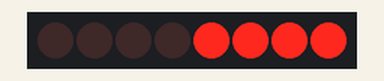
Recording of a sketch running on a simulated Arduino Uno, built with avr-gcc and run on an emulated ATmega328P. On the bench: 8 shift-register outputs drawn as a row of LEDs (first output left, lit = HIGH). Wiring (inferred from the names in the program): shift register (74HC595): data pin 12; shift clock pin 9; latch pin 11. Wiring (inferred from the signals the program sends): row of LEDs: on Q0, Q1, Q2, Q3, Q4, Q5, Q6, Q7.

Above: at 0.2 s.
At 1.7 s:
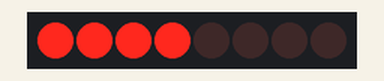
Timing chart, 0 to 3.0 s (numbered marks = the images above):
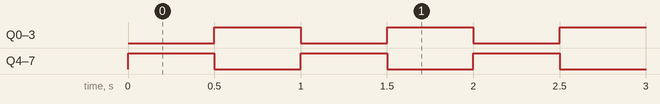

The sketch:

Lesson_46_and_47_-_Binary_Bit_Flipper_Using_74HC595.ino
```cpp
//We are Creating a Binary Bit Flipper
//Declaring Variables
int LATCH_PIN = 11;
int CLOCK_PIN = 9;
int DATA_PIN = 12;
int DELAY = 500;
byte LEDS = 0xF;
byte LEDS_FLIPPED;


void setup() {
  //Starting Serial Monitor
  Serial.begin(9600);

  //Starting Serial to Parallel Shift Register Pins
  pinMode(LATCH_PIN, OUTPUT);
  pinMode(CLOCK_PIN, OUTPUT);
  pinMode(DATA_PIN, OUTPUT);
}


void loop() {
  //We want to send in data, and in order to do that we must set the latch pin low
  digitalWrite(LATCH_PIN, LOW);

  //Sending Data
  shiftOut(DATA_PIN, CLOCK_PIN, LSBFIRST, LEDS);

  //Set the latch pin back to high
  digitalWrite(LATCH_PIN, HIGH);
  delay(DELAY);

  //Now we have to flip the values, we could write a bunch of if statements, but there is an easier way that always works
  //To do this, we simply subtact 255, the maximum value of a byte, from the decimal value of the binary value
  LEDS_FLIPPED = 255-LEDS;

  //We want to send in data, and in order to do that we must set the latch pin low
  digitalWrite(LATCH_PIN, LOW);

  //Sending Data
  shiftOut(DATA_PIN, CLOCK_PIN, LSBFIRST, LEDS_FLIPPED);

  //Set the latch pin back to high
  digitalWrite(LATCH_PIN, HIGH);
  delay(DELAY);
}
```

Measured:
- by itself, Q0–7: alternates HIGH for 0.50 s and LOW for 0.50 s
